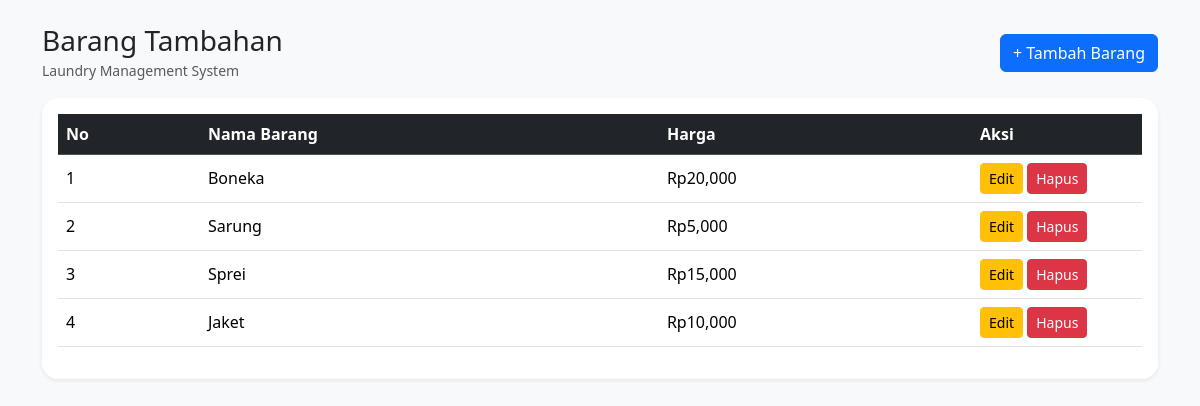
The app's page /barang_tambahan/index.php with its own data.
### tables this page shows
CREATE TABLE `barang_tambahan` (
  `id` int(11) NOT NULL,
  `nama_barang` varchar(100) DEFAULT NULL,
  `harga` int(11) DEFAULT NULL
);

### barang_tambahan/index.php (the view, shortened to what this page needs)
<?php
include '../koneksi.php';
$data = mysqli_query($conn,"
    SELECT *
    FROM barang_tambahan
    ORDER BY id DESC
");
?>
<!DOCTYPE html>
<html lang="id">
<head>
    <link
        href="https://cdn.jsdelivr.net/npm/bootstrap@5.3.3/dist/css/bootstrap.min.css"
        rel="stylesheet">
</head>
<body class="bg-light">
<div class="container py-4">
    <div class="d-flex justify-content-between align-items-center mb-3">
        <div>
            <h3 class="mb-0">
                Barang Tambahan
            </h3>
            <small class="text-muted">
                Laundry Management System
            </small>
        </div>
        <button
            class="btn btn-primary"
            data-bs-toggle="modal"
            data-bs-target="#modalTambah">
            + Tambah Barang
        </button>
    </div>
    <div class="card border-0 shadow-sm rounded-4">
        <div class="card-body">
            <div class="table-responsive">
                <table class="table table-hover align-middle">
                    <thead class="table-dark">
                        <tr>
                            <th>No</th>
                            <th>Nama Barang</th>
                            <th>Harga</th>
                            <th width="170">
                                Aksi
                            </th>
                        </tr>
                    </thead>
                    <tbody>
                    <?php
                    $no = 1;
                    while($d = mysqli_fetch_array($data)){
                    ?>
                        <tr>
                            <td>
                                <?php echo $no++; ?>
                            </td>
                            <td>
                                <?php echo $d['nama_barang']; ?>
                            </td>
                            <td>
                                Rp<?php
                                echo number_format(
                                    $d['harga']
                                );
                                ?>
                            </td>
                            <td>
                                <button
                                    class="btn btn-warning btn-sm"
                                    data-bs-toggle="modal"
                                    data-bs-target="#edit<?php echo $d['id']; ?>">
                                    Edit
                                </button>
                                <a
                                    href="?hapus=<?php echo $d['id']; ?>"
                                    class="btn btn-danger btn-sm"
                                    onclick="return confirm('Hapus barang?')">
                                    Hapus
                                </a>
                            </td>
                        </tr>
                    <?php } ?>
                    </tbody>
                </table>
            </div>
        </div>
    </div>
</div>
</body>
</html>

### records on screen
barang_tambahan: nama_barang "Boneka", harga "20,000"
barang_tambahan: nama_barang "Sarung", harga "5,000"
barang_tambahan: nama_barang "Sprei", harga "15,000"
barang_tambahan: nama_barang "Jaket", harga "10,000"
